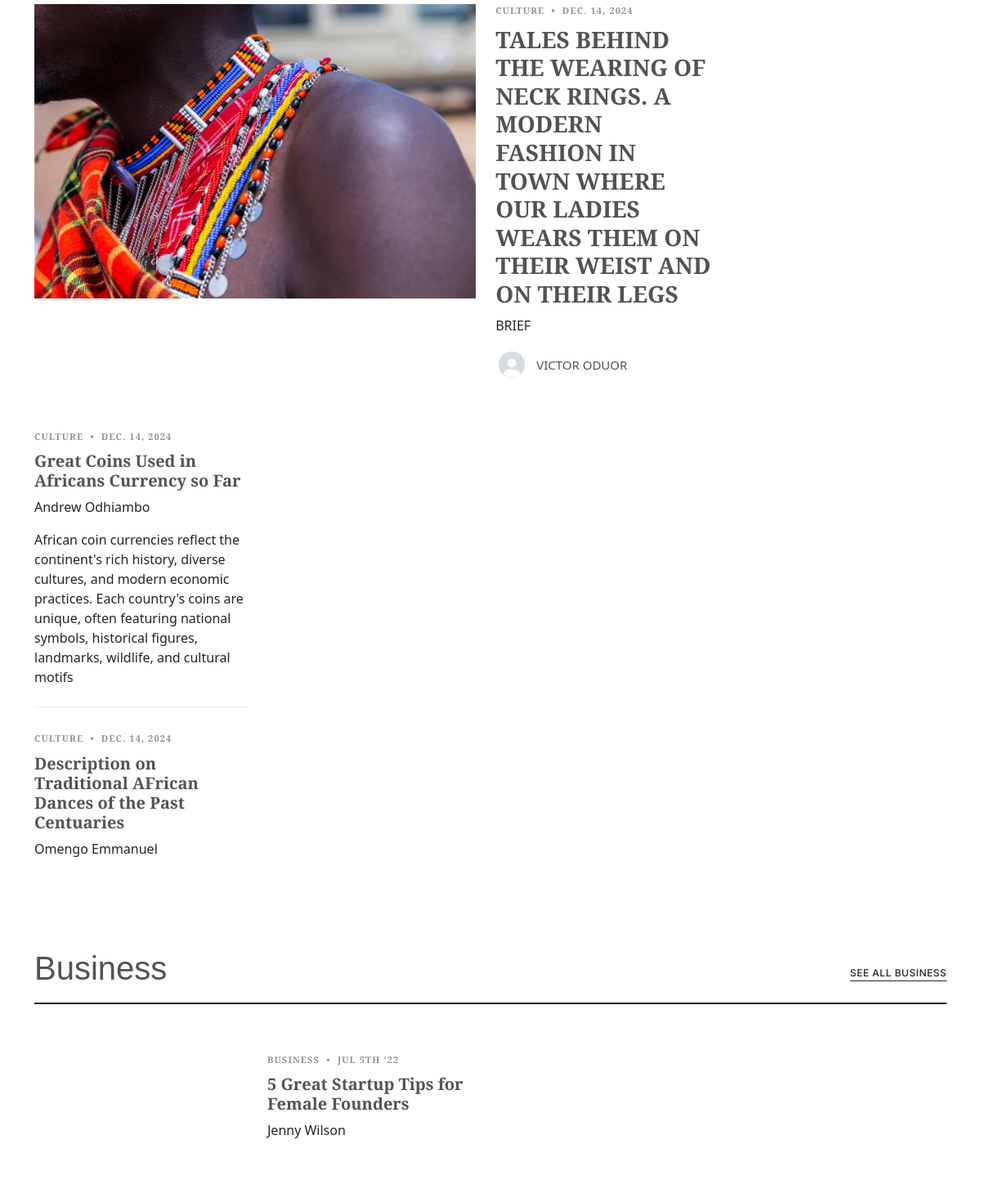
The app's page / (middle part), older data.
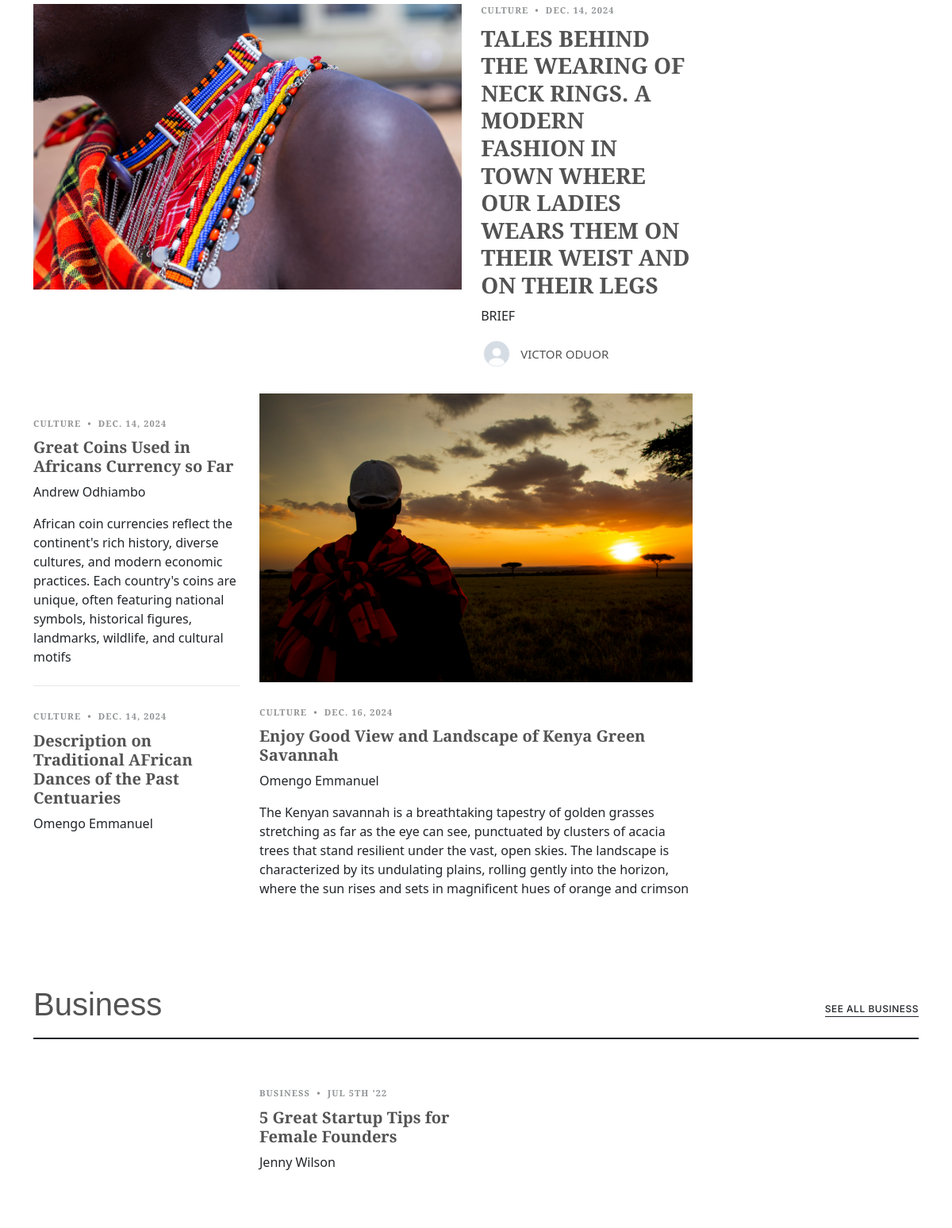
The same page, newer data.
### daily_report/models.py (models this page shows, shortened)
class culture_main(models.Model):
    photo = models.ImageField(upload_to='uploads/culture', default='uploads/culture/culture.jpg')
    type = models.CharField(max_length=30, null=False, blank=False, default='culture')
    date = models.DateField(default=now, null=False, blank=False)
    title = models.CharField(max_length=300, null=False, blank=False)
    brief_description = models.TextField(default="")
    description = models.TextField(default="")
    writer_name = models.CharField(max_length=30, null=False, blank=False)
    writter_photo = models.ImageField(upload_to='uploads/writters', default='uploads/writters/writter.jpg', blank=False,
                                      null=False)

class culture_col11(models.Model):
    photo = models.ImageField(upload_to='uploads/culture', default='uploads/culture/culture.jpg')
    type = models.CharField(max_length=30, null=False, blank=False, default='culture')
    date = models.DateField(default=now, null=False, blank=False)
    title = models.CharField(max_length=300, null=False, blank=False)
    brief_description = models.TextField(default="")
    description = models.TextField(default="")
    writer_name = models.CharField(max_length=30, null=False, blank=False)

class culture_col12(models.Model):
    type = models.CharField(max_length=30, null=False, blank=False, default='culture')
    date = models.DateField(default=now, null=False, blank=False)
    title = models.CharField(max_length=300, null=False, blank=False)
    description = models.TextField(default="")
    writer_name = models.CharField(max_length=30, null=False, blank=False)

class culture_col2(models.Model):
    photo = models.ImageField(upload_to='uploads/culture', default='uploads/culture/culture.jpg')
    type = models.CharField(max_length=30, null=False, blank=False, default='culture')
    date = models.DateField(default=now, null=False, blank=False)
    title = models.CharField(max_length=300, null=False, blank=False)
    brief_description = models.TextField(default="")
    description = models.TextField(default="")
    writer_name = models.CharField(max_length=30, null=False, blank=False, default='')

### daily_report/views.py (the view)
# urls.py: path('', views.index, name='index'),
def index(request):
    slide = sliders.objects.all()
    trend = main_trending_headline.objects.all()
    sub_trend_1 = sub_trending_col_1.objects.all()
    sub_trend_2 = sub_trending_col_2.objects.all()
    sub_trend_3 = sub_trending_col_3.objects.all()
    Culture_main = culture_main.objects.all()
    culture_col1 = culture_col11.objects.all()
    culturecol2 = culture_col12.objects.all()
    cul_col_2 = culture_col2.objects.all()
    cul_col_3 = culture_col3.objects.all()
    busi_col1 = business_col1.objects.all()
    Business_main = business_main.objects.all()
    bus_sub_trending = business_sub_trending.objects.all()
    bus_post_1 = business_post_1.objects.all()
    lifestyle_mainn = lifestyle_main.objects.all()
    life_col1 = lifestyle_col1.objects.all()
    return render(request, 'index.html',
                  {'slide': slide, 'trend': trend, 'sub_trend_1': sub_trend_1, 'sub_trend_2': sub_trend_2,
                   'sub_trend_3': sub_trend_3, 'Culture_main': Culture_main, 'culture_col1': culture_col1,
                   'culturecol2': culturecol2, 'cul_col_2': cul_col_2, 'cul_col_3': cul_col_3,
                   'busi_col1': busi_col1, 'Business_main': Business_main, 'bus_sub_trending': bus_sub_trending,
                   'bus_post_1': bus_post_1, 'lifestyle_mainn': lifestyle_mainn, 'life_col1': life_col1, })

### daily_report/templates/index.html (shortened to what the changed rows need)
{% load static %}
<!DOCTYPE html>
<html lang="en">
<head>
    <link href="{% static 'assets/vendor/bootstrap/css/bootstrap.min.css' %}" rel="stylesheet">
    <link href="{% static 'assets/vendor/bootstrap-icons/bootstrap-icons.css' %}" rel="stylesheet">
    <link href="{% static 'assets/vendor/aos/aos.css' %}" rel="stylesheet">
    <link href="{% static 'assets/vendor/swiper/swiper-bundle.min.css' %}" rel="stylesheet">
    <link href="{% static 'assets/css/main.css' %}" rel="stylesheet">
</head>
<body class="index-page">
<main class="main">
    <section id="culture-category" class="culture-category section">
        <div class="container" data-aos="fade-up" data-aos-delay="100">
            <div class="row">
                <div class="col-md-9">
                    {% for cul in Culture_main %}
                        <div class="d-lg-flex post-entry">
                            <a href="/main_culture/{{ cul.id }}" class="me-4 thumbnail mb-4 mb-lg-0 d-inline-block">
                                <img src="/media/{{ cul.photo }}" alt="" class="img-fluid">
                            </a>
                            <div>
                                <div class="post-meta"><span class="date">{{ cul.type }}</span> <span
                                        class="mx-1">•</span> <span>{{ cul.date }}</span>
                                </div>
                                <h3><a href="/main_culture/{{ cul.id }}">{{ cul.title }}</a></h3>
                                <p>{{ cul.brief_description }}</p>
                                <div class="d-flex align-items-center author">
                                    <div class="photo"><img src="/media/{{ cul.writter_photo }}" alt=""
                                                            class="img-fluid"></div>
                                    <div class="name">
                                        <h3 class="m-0 p-0">{{ cul.writer_name }}</h3>
                                    </div>
                                </div>
                            </div>
                        </div>
                    {% endfor %}
                    <div class="row">
                        <div class="col-lg-4">
                            {% for col11 in culture_col1 %}
                                <div class="post-list border-bottom">
                                    <div class="post-meta"><span class="date">{{ col11.type }}</span> <span
                                            class="mx-1">•</span>
                                        <span>{{ col11.date }}</span></div>
                                    <h2 class="mb-2"><a href="/cul_col1/{{ col11.id }}">{{ col11.title }}</a></h2>
                                    <span class="author mb-3 d-block">{{ col11.writer_name }}</span>
                                    <p class="mb-4 d-block">{{ col11.brief_description }}</p>
                                </div>
                            {% endfor %}
                            {% for col12 in culturecol2 %}
                                <div class="post-list">
                                    <div class="post-meta"><span class="date">{{ col12.type }}</span> <span
                                            class="mx-1">•</span>
                                        <span>{{ col12.date }}</span></div>
                                    <h2 class="mb-2"><a href="/cul_col2/{{ col12.id }}">{{ col12.title }}</a></h2>
                                    <span class="author mb-3 d-block">{{ col12.writer_name }}</span>
                                </div>
                            {% endfor %}
                        </div>
                        {% for col2 in cul_col_2 %}
                            <div class="col-lg-8">
                                <div class="post-list">
                                    <a href="/cul_col22/{{ col2.id }}"><img src="/media/{{ col2.photo }}"
                                                                            alt="" class="img-fluid"></a>
                                    <div class="post-meta"><span class="date">{{ col2.type }}</span> <span class="mx-1">•</span>
                                        <span>{{ col2.date }}</span></div>
                                    <h2 class="mb-2"><a href="/cul_col22/{{ col2.id }}">{{ col2.title }}</a></h2>
                                    <span class="author mb-3 d-block">{{ col2.writer_name }}</span>
                                    <p class="mb-4 d-block">{{ col2.brief_description }}</p>
                                </div>
                            </div>
                        {% endfor %}
                    </div>
                </div>
            </div>
        </div>
    </section>
    <section id="business-category" class="business-category section">
        <div class="container section-title" data-aos="fade-up">
            <div class="section-title-container d-flex align-items-center justify-content-between">
                <h2>Business</h2>
            </div>
        </div>
        <div class="container" data-aos="fade-up" data-aos-delay="100">
            <div class="row">
                <div class="col-md-9 order-md-2">
                    <div class="row">
                        <div class="col-lg-4">
                            <div class="post-list">
                                <h2 class="mb-2"><a href="blog-details.html">5 Great Startup Tips for Female
                                    Founders</a></h2>
                            </div>
                        </div>
                    </div>
                </div>
            </div>
        </div>
    </section>
</main>
</body>
</html>

Row changes from the older to the newer data that the page shows:
added culture_col2: photo (picture), type "CULTURE", date "DEC. 16, 2024", title "Enjoy Good View and Landscape of Kenya Green Savannah", writer_name "Omengo Emmanuel", brief_description "The Kenyan savannah is a breathtaking tapestry of golden grasses stretching as far as the eye can see, punctuated by clusters of acacia trees that stand resilient under the vast, open skies. The landscape is characterized by its undulating plains, rolling gently into the horizon, where the sun rises and sets in magnificent hues of orange and crimson"
